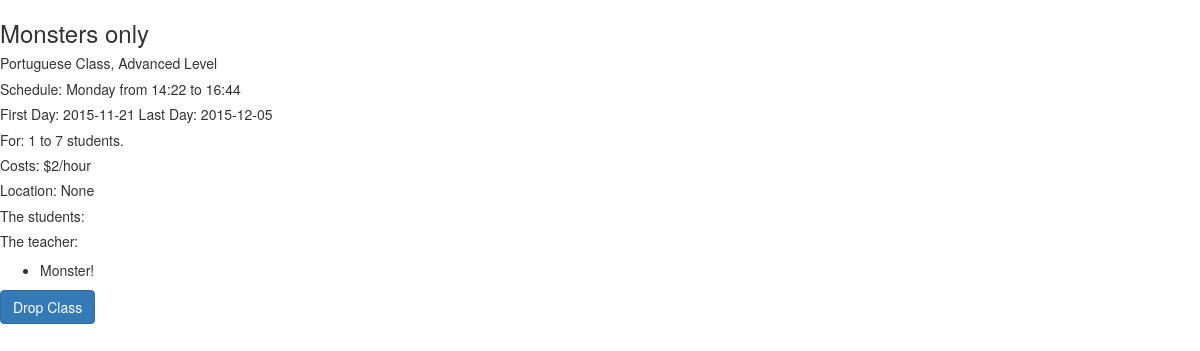
Page /enrolled-in/1 (signed in) on the committed database.
### model.py (models this page shows, shortened)
class Classroom(db.Model):
    __tablename__ = "classes"
    class_id = db.Column(db.Integer, autoincrement=True, primary_key=True)
    class_name = db.Column(db.String(35), nullable=False)
    language = db.Column(db.String(40), nullable=False)
    level = db.Column(db.String, nullable=False)
    cost = db.Column(db.Integer, nullable=True)
    per_time = db.Column(db.String, nullable=False)
    min_students = db.Column(db.Integer, nullable=False)
    max_students = db.Column(db.Integer, nullable=False)
    address = db.Column(db.String, nullable=True)
    lat = db.Column(db.Float, nullable=True)
    lng = db.Column(db.Float, nullable=True)
    class_days = db.Column(db.String, nullable=False)
    start_date = db.Column(db.String, nullable=False)
    end_date = db.Column(db.String, nullable=True)
    start_time = db.Column(db.String, nullable=False)
    end_time = db.Column(db.String, nullable=False)
    def __repr__(self):
        return "<Class class_id={} language={}>".format(self.class_id, self.language)

class User(db.Model):
    __tablename__ = "users"
    user_id = db.Column(db.Integer, primary_key=True, autoincrement=True)
    username = db.Column(db.String(40), nullable=False)
    email = db.Column(db.String(100), nullable=False)
    password = db.Column(db.String(30), nullable=False)
    fname = db.Column(db.String(60))
    lname = db.Column(db.String(100))
    is_teacher = db.Column(db.Boolean, nullable=False)
    image = db.Column(db.String(150))
    bio = db.Column(db.String(300))

### server.py (the view)
@app.route('/enrolled-in/<url_id>')
def enrolled_in(url_id):
    returned_classes = db.session.query(Classroom).filter(Classroom.class_id==url_id).first()
    print "returned class info:"
    print returned_classes
    print returned_classes.class_name
    all_class = db.session.query(User).join(ClassUser).filter(ClassUser.class_id==url_id).all()
    return render_template("enrolled-in.html", returned_classes=returned_classes, url_id=url_id, all_class=all_class)

### templates/enrolled-in.html (shortened to what this page needs)
{% extends 'base.html' %}
{% block body %}
  <div>
    <h3>{{ returned_classes.class_name }}</h3>
  </div>
  <div>
    <h5>{{ returned_classes.language }} Class, {{ returned_classes.level }} Level</h5>
  </div>
  <div>
    <h5>Schedule: {{ returned_classes.class_days }} from {{ returned_classes.start_time }} to {{ returned_classes.end_time }}</h5>
  </div>
  <div>
    <h5>First Day: {{ returned_classes.start_date }} Last Day: {{ returned_classes.end_date }}</h5>
  </div>
  <div>
    <h5>For: {{ returned_classes.min_students }} to {{ returned_classes.max_students }} students.</h5>
  </div>
  <div>
    <h5>Costs: ${{ returned_classes.cost }}/{{ returned_classes.per_time }}</h5>
  </div>
  <div>
    <h5>Location: {{ returned_classes.address }} </h5>
  </div>
  <div>
    <h5>The students:</h5>
    <h5>The teacher:</h5>
      <ul>
        {% for stu in all_class %}
        {% if stu.is_teacher == 1 %}
        <li>{{ stu.username }}</li>
        {% endif %}
        {% endfor %}
        </ul>
  </div>
  <div>
    <form action="/join-class" method="POST" id="join">
      <button type="submit" class="btn btn-primary" name="join-it" id="join-it">Drop Class</button>
    </form>
  </div>
  {% endblock %}

### templates/base.html (shortened to what this page needs)
<!doctype html>
<html>
<head>
  <link href="https://maxcdn.bootstrapcdn.com/bootstrap/3.3.4/css/bootstrap.min.css" rel="stylesheet">
  <link href="/static/project.css" rel="stylesheet">
</head>
<body>
  {% block body %}
  {% endblock %}
  </body>
</html>

### rows in the picture
Classroom: class_name "Monsters only", language "Portuguese", level "Advanced", class_days "Monday", start_time "14:22", end_time "16:44", start_date "2015-11-21", end_date "2015-12-05", min_students "1", max_students "7", cost "2", per_time "hour", address "None"
User: username "Monster!"
